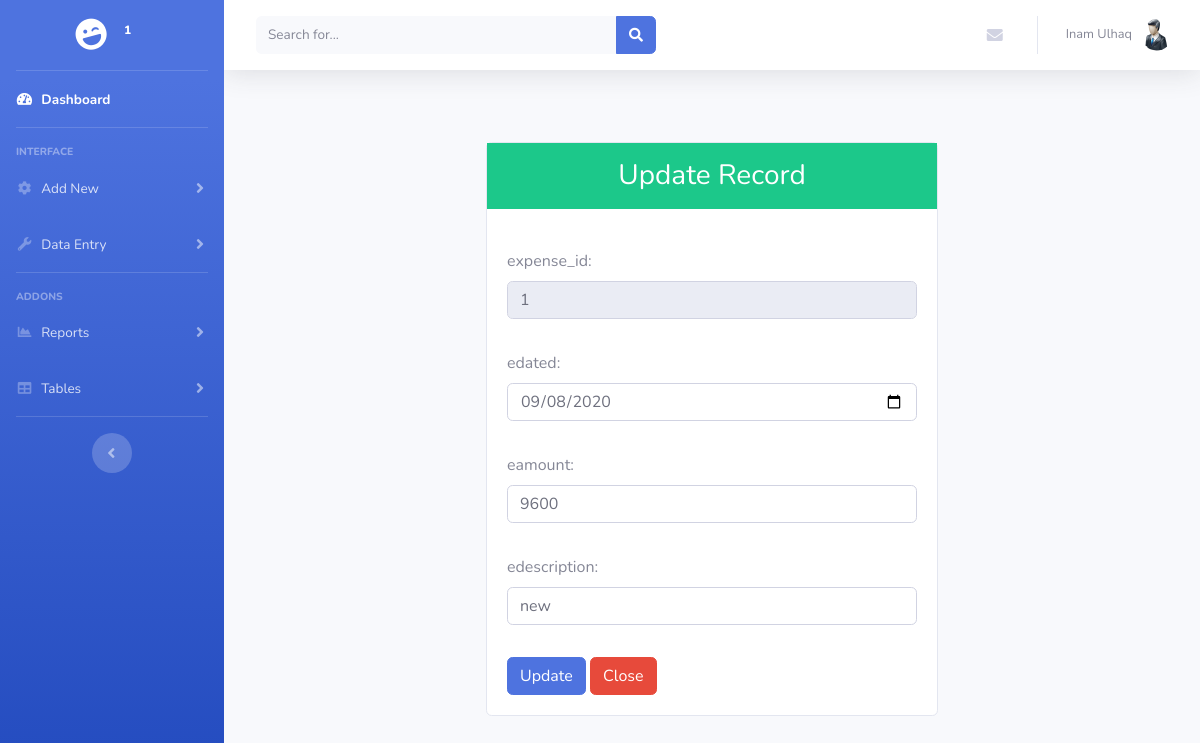
Page /eedit.php?eedit=7 (signed in) on the committed database.
### tables this page shows
CREATE TABLE `users` (
  `id` int(11) NOT NULL,
  `username` varchar(255) NOT NULL,
  `password` varchar(255) NOT NULL,
  `firstname` varchar(50) NOT NULL,
  `lastname` varchar(50) NOT NULL,
  `ucompany` varchar(30) NOT NULL,
  `role` varchar(10) NOT NULL,
  `status` int(11) NOT NULL DEFAULT '1'
);

CREATE TABLE `expenditure` (
  `id` int(11) NOT NULL,
  `expense_id` int(11) NOT NULL,
  `edated` date NOT NULL,
  `eamount` int(11) NOT NULL,
  `edescription` varchar(255) NOT NULL,
  `user_id` int(11) NOT NULL
);

### eedit.php (the view, shortened to what this page needs)
<?php
    require_once("header.php");
    $id = $_GET['eedit'];
    $query = " SELECT * from expenditure WHERE id='".$id."'";
    $result = mysqli_query($conn,$query);
    while($row=mysqli_fetch_assoc($result))
    {
            $expense_id = $row['expense_id'];
            $edated = $row['edated'];
            $eamount = $row['eamount'];
            $edescription = $row['edescription'];
    }
?>
<body class="bg-dark">
        <div class="container">
            <div class="row">
                <div class="col-lg-6 m-auto">
                    <div class="card mt-5">
                        <div class="card-title">
                            <h3 class="bg-success text-white text-center py-3"> Update Record</h3>
                        </div>
                        <div class="card-body">
                            <form action="updatexpenditure.php" method="POST">
                                <label>expense_id:</label><br />
                                <input type="text" class="form-control mb-2" name="expense_id" value="<?php echo $expense_id ?>" readonly><br />
                                <label>edated:</label><br />
                                <input type="date" class="form-control mb-2" name="edated" value="<?php echo $edated ?>" ><br />
                                <label>eamount:</label><br />
                                <input type="text" class="form-control mb-2" name="eamount" value="<?php echo $eamount ?>"><br />
                                <label>edescription:</label><br />
                                <input type="text" class="form-control mb-2" name="edescription" value="<?php echo $edescription ?>"><br />
                                <button type="submit" class="btn btn-primary" name="eupdate">Update</button>
                                <button type="close" class="btn btn-danger" name="close">Close</button>
                            </form>
                        </div>
                    </div>
                </div>
            </div>
        </div>
</body>

### header.php (shortened to what this page needs)
<?php include ('db.php');
$user_id=$_SESSION['id'];
?>
<?php
      $sql = "SELECT * FROM users WHERE id=$user_id";
             if ($result = mysqli_query($conn,$sql)){
                  $row = mysqli_fetch_array($result);
                  $id=$row['id'];
                  $firstname=$row['firstname'];
                  $lastname=$row['lastname'];
                  $ucompany=$row['ucompany'];
            }?>
<!DOCTYPE html>
<html lang="en">
<head>
  <link href="vendor/fontawesome-free/css/all.min.css" rel="stylesheet" type="text/css">
  <link href="css/sb-admin-2.min.css" rel="stylesheet">
  <link href="style.css" rel="stylesheet">
  <link rel="stylesheet" href="https://cdn.datatables.net/1.10.21/css/jquery.dataTables.min.css" />
</head>
<body id="page-top">
  <div id="wrapper">
    <ul class="navbar-nav bg-gradient-primary sidebar sidebar-dark accordion" id="accordionSidebar">
      <a class="sidebar-brand d-flex align-items-center justify-content-center" href="index.php">
        <div class="sidebar-brand-icon rotate-n-15">
          <i class="fas fa-laugh-wink"></i>
        </div>
        <div class="sidebar-brand-text mx-3"><?php echo $ucompany; ?><sup><?php echo $id; ?></sup></div>
      </a>
      <hr class="sidebar-divider my-0">
      <li class="nav-item active">
        <a class="nav-link" href="index.php">
          <i class="fas fa-fw fa-tachometer-alt"></i>
          <span>Dashboard</span></a>
      </li>
      <hr class="sidebar-divider">
      <div class="sidebar-heading">
        Interface
      </div>
      <li class="nav-item">
        <a class="nav-link collapsed" href="#" data-toggle="collapse" data-target="#collapseTwo" aria-expanded="true" aria-controls="collapseTwo">
          <i class="fas fa-fw fa-cog"></i>
          <span>Add New</span>
        </a>
      </li>
      <li class="nav-item">
        <a class="nav-link collapsed" href="#" data-toggle="collapse" data-target="#collapseUtilities" aria-expanded="true" aria-controls="collapseUtilities">
          <i class="fas fa-fw fa-wrench"></i>
          <span>Data Entry</span>
        </a>
      </li>
      <hr class="sidebar-divider">
      <div class="sidebar-heading">
        Addons
      </div>
      <li class="nav-item">
        <a class="nav-link collapsed" href="#" data-toggle="collapse" data-target="#collapsePages" aria-expanded="true" aria-controls="collapsePages">
          <i class="fas fa-fw fa-chart-area"></i>
          <span>Reports</span>
        </a>
      </li>
      <li class="nav-item">
        <a class="nav-link collapsed" href="#" data-toggle="collapse" data-target="#collapseTables" aria-expanded="true" aria-controls="collapseTables">
          <i class="fas fa-fw fa-table"></i>
          <span>Tables</span>
        </a>
      </li>
      <hr class="sidebar-divider d-none d-md-block">
      <div class="text-center d-none d-md-inline">
        <button class="rounded-circle border-0" id="sidebarToggle"></button>
      </div>
    </ul>
    <div id="content-wrapper" class="d-flex flex-column">
      <div id="content">
        <nav class="navbar navbar-expand navbar-light bg-white topbar mb-4 static-top shadow">
          <form class="d-none d-sm-inline-block form-inline mr-auto ml-md-3 my-2 my-md-0 mw-100 navbar-search">
            <div class="input-group">
              <input type="text" class="form-control bg-light border-0 small" placeholder="Search for..." aria-label="Search" aria-describedby="basic-addon2">
              <div class="input-group-append">
                <button class="btn btn-primary" type="button">
                  <i class="fas fa-search fa-sm"></i>
                </button>
              </div>
            </div>
          </form>
          <ul class="navbar-nav ml-auto">
            <li class="nav-item dropdown no-arrow mx-1">
              <a class="nav-link dropdown-toggle" href="#" id="messagesDropdown" role="button" data-toggle="dropdown" aria-haspopup="true" aria-expanded="false">
                <i class="fas fa-envelope fa-fw"></i>
              </a>
            </li>
            <li class="nav-item dropdown no-arrow">
              <a class="nav-link dropdown-toggle" href="#" id="userDropdown" role="button" data-toggle="dropdown" aria-haspopup="true" aria-expanded="false">
                <span class="mr-2 d-none d-lg-inline text-gray-600 small"><?php echo $firstname.' '.$lastname ?></span>
                <img class="img-profile rounded-circle" src="img/user.png">
              </a>
            </li>
          </ul>
        </nav>

### rows in the picture
users: id "1", firstname "Inam", lastname "Ulhaq"
expenditure: expense_id "1", edated "09/08/2020", eamount "9600", edescription "new"
